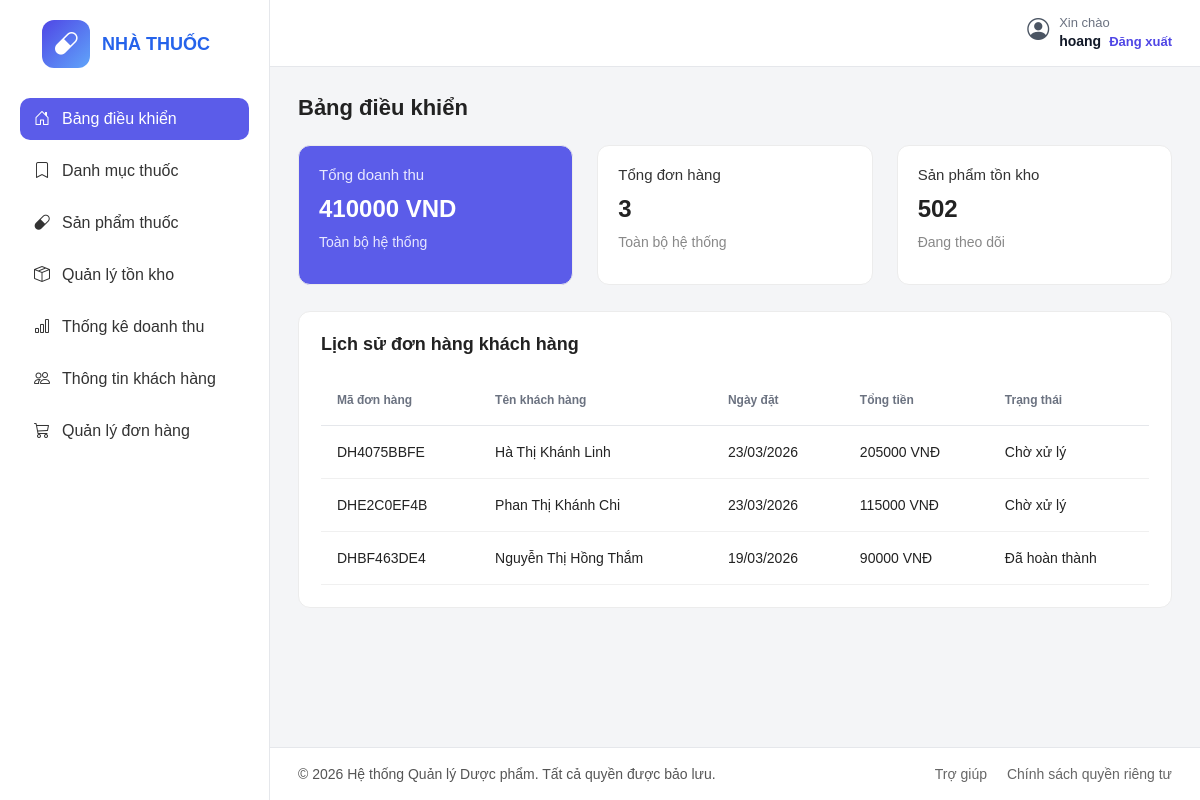
The page /dashboard/ (signed in) on the database its author committed.
### core/models.py (models this page shows, shortened)
class Order(models.Model):
    STATUS_CHOICES = [
        ('pending', 'Chờ xử lý'),
        ('confirmed', 'Đã xác nhận'),
        ('completed', 'Đã hoàn thành'),
        ('cancelled', 'Đã hủy'),
    ]
    PAYMENT_CHOICES = [
        ('cash', 'Thanh toán tiền mặt'),
        ('bank', 'Thanh toán chuyển khoản'),
    ]
    customer = models.ForeignKey(Customer, on_delete=models.CASCADE)
    code = models.CharField(max_length=20, unique=True)
    status = models.CharField(max_length=20, choices=STATUS_CHOICES, default='pending')
    receiver_name = models.CharField(max_length=100)
    receiver_phone = models.CharField(max_length=20)
    delivery_address = models.CharField(max_length=255)
    subtotal = models.DecimalField(max_digits=12, decimal_places=2, default=0)
    note = models.TextField(blank=True)
    payment_method = models.CharField(max_length=20, choices=PAYMENT_CHOICES, default='cash')
    created_at = models.DateTimeField(auto_now_add=True)

class Customer(models.Model):
    user = models.OneToOneField(User, on_delete=models.CASCADE)
    full_name = models.CharField(max_length=100)
    address = models.CharField(max_length=255, blank=True)
    phone = models.CharField(max_length=20)
    avatar = models.ImageField(upload_to='avatars/', blank=True, null=True)

### core/views.py (the view)
# urls.py: path('dashboard/', views.dashboard, name='dashboard'),
@login_required
@user_passes_test(is_admin)
def dashboard(request):
    total_revenue = Order.objects.aggregate(total=Sum('subtotal'))['total'] or 0
    total_orders = Order.objects.count()
    total_stock = Inventory.objects.aggregate(total=Sum('quantity'))['total'] or 0
    recent_orders = Order.objects.select_related('customer').all().order_by('-created_at')[:5]
    return render(request, 'admin_panel/index.html', {
        'total_revenue': total_revenue,
        'total_orders': total_orders,
        'total_stock': total_stock,
        'recent_orders': recent_orders,
    })

### core/views.py (called while the page is built)
def is_admin(user):
    return user.is_staff

### templates/admin_panel/index.html (shortened to what this page needs)
{% load static %}
<!DOCTYPE html>
<html lang="vi">
<head>
  <link rel="stylesheet" href="{% static 'css/index.css' %}" />
  <link rel="stylesheet" href="https://cdn.jsdelivr.net/npm/bootstrap-icons@1.11.3/font/bootstrap-icons.min.css" />
</head>
<body>
  <div class="container">
    <aside class="sidebar">
      <div class="logo">
        <div class="logo-icon">
          <i class="bi bi-capsule"></i>
        </div>
        <div>
          <h2>NHÀ THUỐC</h2>
        </div>
      </div>
      <ul class="menu">
        <li class="active"><a href="{% url 'dashboard' %}"><i class="bi bi-house-door"></i> Bảng điều khiển</a></li>
        <li><a href="{% url 'admin_categories' %}"><i class="bi bi-bookmark"></i> Danh mục thuốc</a></li>
        <li><a href="{% url 'admin_products' %}"><i class="bi bi-capsule"></i> Sản phẩm thuốc</a></li>
        <li><a href="{% url 'admin_inventory' %}"><i class="bi bi-box-seam"></i> Quản lý tồn kho</a></li>
        <li><a href="{% url 'admin_statistics' %}"><i class="bi bi-bar-chart"></i> Thống kê doanh thu</a></li>
        <li><a href="{% url 'admin_customers' %}"><i class="bi bi-people"></i> Thông tin khách hàng</a></li>
        <li><a href="{% url 'admin_orders' %}"><i class="bi bi-cart3"></i>Quản lý đơn hàng</a></li>
      </ul>
    </aside>
    <main class="main-content">
      <header class="topbar">
        <div class="topbar-right">
          <div class="user-info user-info-vertical">
            <i class="bi bi-person-circle"></i>
            <div>
              <span>Xin chào</span>
              <strong>{{ user.get_full_name|default:user.username }}</strong>
              <a href="{% url 'logout' %}" class="logout-link">Đăng xuất</a>
            </div>
          </div>
        </div>
      </header>
      <section class="dashboard">
        <h1>Bảng điều khiển</h1>
        <div class="stats">
          <div class="card card-highlight">
            <p>Tổng doanh thu</p>
            <h2>{{ total_revenue }} VND</h2>
            <span>Toàn bộ hệ thống</span>
          </div>
          <div class="card">
            <p>Tổng đơn hàng</p>
            <h2>{{ total_orders }}</h2>
            <span>Toàn bộ hệ thống</span>
          </div>
          <div class="card">
            <p>Sản phẩm tồn kho</p>
            <h2>{{ total_stock }}</h2>
            <span>Đang theo dõi</span>
          </div>
        </div>
        <div class="table-card">
          <h2>Lịch sử đơn hàng khách hàng</h2>
          <table>
            <thead>
              <tr>
                <th>Mã đơn hàng</th>
                <th>Tên khách hàng</th>
                <th>Ngày đặt</th>
                <th>Tổng tiền</th>
                <th>Trạng thái</th>
              </tr>
            </thead>
            <tbody>
              {% for order in recent_orders %}
              <tr>
                <td>{{ order.code }}</td>
                <td>{{ order.customer.full_name }}</td>
                <td>{{ order.created_at|date:"d/m/Y" }}</td>
                <td>{{ order.subtotal|floatformat:0 }} VNĐ</td>
                <td>{{ order.get_status_display }}</td>
              </tr>
              {% endfor %}
            </tbody>
          </table>
        </div>
      </section>
      <footer class="footer">
        <p>© 2026 Hệ thống Quản lý Dược phẩm. Tất cả quyền được bảo lưu.</p>
        <div class="footer-links">
          <a href="#">Trợ giúp</a>
          <a href="#">Chính sách quyền riêng tư</a>
        </div>
      </footer>
    </main>
  </div>
</body>
</html>

### rows shown on the page
Order: code "DH4075BBFE", customer.full_name "Hà Thị Khánh Linh", created_at "23/03/2026", subtotal "205000", status "Chờ xử lý"
Order: code "DHE2C0EF4B", customer.full_name "Phan Thị Khánh Chi", created_at "23/03/2026", subtotal "115000", status "Chờ xử lý"
Order: code "DHBF463DE4", customer.full_name "Nguyễn Thị Hồng Thắm", created_at "19/03/2026", subtotal "90000", status "Đã hoàn thành"

### other values the page prints
{{ user.get_full_name|default:user.username }} "hoang"
{{ total_revenue }} "410000"
{{ total_orders }} "3"
{{ total_stock }} "502"
